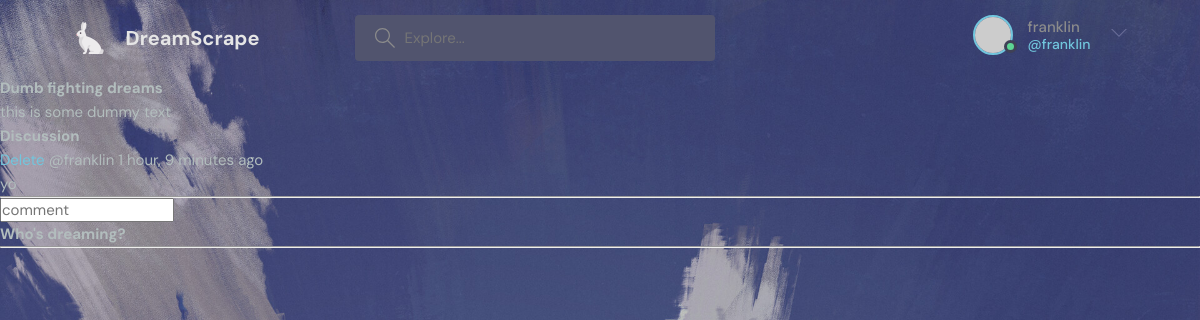
Screenshot of /room/1/ (signed in) with the database file from the repository.
### dreams/models.py (models this page shows, shortened)
class Room(models.Model):
    host = models.ForeignKey(User, on_delete = models.SET_NULL, null = True)
    topic = models.ForeignKey(Topic, on_delete = models.SET_NULL, null = True)
    name = models.CharField(max_length = 200)
    description = models.TextField(null = True, blank = True)
    participants = models.ManyToManyField(User, related_name = 'partcipants', blank = True)
    updated = models.DateTimeField(auto_now = True)
    created = models.DateTimeField(auto_now_add = True)
    class Meta:
        ordering = ['-updated', '-created']

class Message(models.Model):
    user = models.ForeignKey(User, on_delete = models.CASCADE)
    room = models.ForeignKey(Room, on_delete = models.CASCADE)
    body = models.TextField()
    updated = models.DateTimeField(auto_now = True)
    created = models.DateTimeField(auto_now_add = True)
    class Meta:
        ordering = ['-updated', '-created']

### dreams/views.py (the view, shortened to what this page needs)
# urls.py: path('room/<str:pk>/', views.room, name = 'room'),
def room(request, pk):
    room = Room.objects.get(id = pk)
    room_messages = room.message_set.all()
    participants = room.participants.all()
    context = {'room': room, 'room_messages': room_messages, 'participants': participants}
    return render(request, 'dreams/room.html', context)

### dreams/templates/dreams/room.html (shortened to what this page needs)
{% extends 'dreams/main.html' %}
{% block content %}
<div class='room-container'>
  <div>
    <h1>{{ room.name }}</h1>
    <p>{{ room.description }}</p>
    <div class='comment-wrapper'>
      <h3>Discussion</h3>
      {% for message in room_messages %}
      <div>
	{% if request.user == message.user %}
	<a href={% url 'dreams:delete-message' message.id %}>Delete</a>
	{% endif %}
        <small>@{{ message.user }} {{ message.created|timesince }} ago</small>
        <p>{{ message.body }}</p>
        <hr>
      </div>
      {% endfor %}
    </div>
  {% if request.user.is_authenticated %}
  <div class='comment-form'>
    <form method='POST' action=''>
      <input type='text' name='body' placeholder='comment'>
    </form>
  </div>
  {% endif %}
  </div>
  <div>
    <h3>Who's dreaming?</h3>
    <hr>
  </div>
</div>
{% endblock content %}

### dreams/templates/dreams/navbar.html (shortened to what this page needs)
{% load static %}
    <header class="header header--loggedIn">
      <div class="container">
				<a href="{% url 'dreams:home' %}" class="header__logo">
					<img src="{% static 'dreams/img/rabbit.png' %}"/>
          <h1>DreamScrape</h1>
        </a>
				<form class="header__search" method='GET' action="{% url 'dreams:home' %}">
          <label>
            <input name='q' placeholder="Explore..." />
          </label>
        </form>
        <nav class="header__menu">
					{% if request.user.is_authenticated %}
          <div class="header__user">
		  <a href="#">
              <div class="avatar avatar--medium active">
                <img src="https://randomuser.me/api/portraits/men/37.jpg" />
              </div>
							<p>{{ request.user.username }} <span>@{{ request.user.username }}</span></p>
            </a>
            <button class="dropdown-button">
              <svg version="1.1" xmlns="http://www.w3.org/2000/svg" width="32" height="32" viewBox="0 0 32 32">
                <title>chevron-down</title>
                <path d="M16 21l-13-13h-3l16 16 16-16h-3l-13 13z"></path>
              </svg>
            </button>
          </div>
         	{% else %}
					<a href="{% url 'dreams:login' %}">
						<img src="{% static 'dreams/img/avatar.svg' %}" />
            <p>Login</p>
          </a>
					{% endif %}
        </nav>
      </div>
    </header>

### dreams/static/dreams/css/style.css (style rules this page uses)
:root { --color-main: #71c6dd; --color-main-light: #e1f6fb; --color-dark: #3f4156; --color-dark-medium: #51546e; --color-dark-light: #696d97; --color-light: #e5e5e5; --color-gray: #8b8b8b; --color-light-gray: #b2bdbd; --color-bg: #2d2d39; --color-success: #5dd693; --color-error: #fc4b0b; }
* { font-family: "DM Sans", -apple-system, BlinkMacSystemFont, "Segoe UI", Roboto, Oxygen, Ubuntu, Cantarell, "Open Sans", "Helvetica Neue", sans-serif; margin: 0; padding: 0; box-sizing: border-box; text-rendering: optimizeLegibility; font-size: inherit; }
html { font-size: 56.25%; }
@media only screen and (min-width: 1200px) { html { font-size: 62.5%; } }
body { line-height: 1.6; font-weight: 400; font-size: 1.5rem; color: var(--color-light-gray); background-color: black; min-height: 100vh; }
img { width: 100%; }
a { display: inline-block; color: var(--color-main); text-decoration: none; }
.container { max-width: 120rem; width: 90%; margin: auto; }
.avatar { position: relative; display: inline-block; border-radius: 50%; border: 2px solid var(--color-main); }
.avatar img { display: block; border-radius: 50%; object-fit: cover; object-position: center; }
.avatar::after { content: ""; display: block; position: absolute; background-color: var(--color-gray); z-index: 111; border-radius: 50%; border: 0.3rem solid var(--color-dark); }
.avatar.active::after { background-color: var(--color-success); }
.avatar.avatar--medium img { width: 3.6rem; height: 3.6rem; border-radius: 50%; }
.avatar.avatar--medium:after { width: 0.7rem; height: 0.7rem; bottom: 0px; right: -6px; }
.header { padding: 1.5rem; }
.header > .container { display: flex; gap: 9.5rem; }
.header__logo, .header__user { display: flex; gap: 2rem; align-items: center; }
.header__logo > img { height: 3.2rem; width: 3.2rem; }
.header__logo > h1 { font-weight: 700; font-size: 2rem; color: var(--color-light); }
.header__search > label { background-color: var(--color-dark-medium); padding: 1.3rem 1rem; display: flex; align-items: center; gap: 1rem; border-radius: 4px; }
.header__search svg { fill: var(--color-gray); width: 2rem; height: 2rem; margin-left: 1rem; }
.header__search input { width: 30rem; background: transparent; border: none; outline: none; color: var(--color-light); }
.header__menu { margin-left: auto; position: relative; }
.header__menu a { display: flex; gap: 1.5rem; align-items: center; font-weight: 500; text-decoration: none; color: var(--color-gray); }
.header__menu img { height: 3.6rem; }
.header__menu p { line-height: 1.2; }
.header__menu span { color: var(--color-main); font-weight: 500; font-size: 1.4rem; display: block; }
.header__menu svg { width: 1.6rem; height: 1.6rem; fill: var(--color-dark-light); }
.dropdown-button { background: transparent; border: 0; outline: 0; cursor: pointer; }

### rows the page displays
Room: name "Dumb fighting dreams", description "this is some dummy text"
Message: shows "Delete", user "franklin", created "1 hour, 9 minutes", body "yo"

### other values shown
{{ request.user.username }} "franklin"
